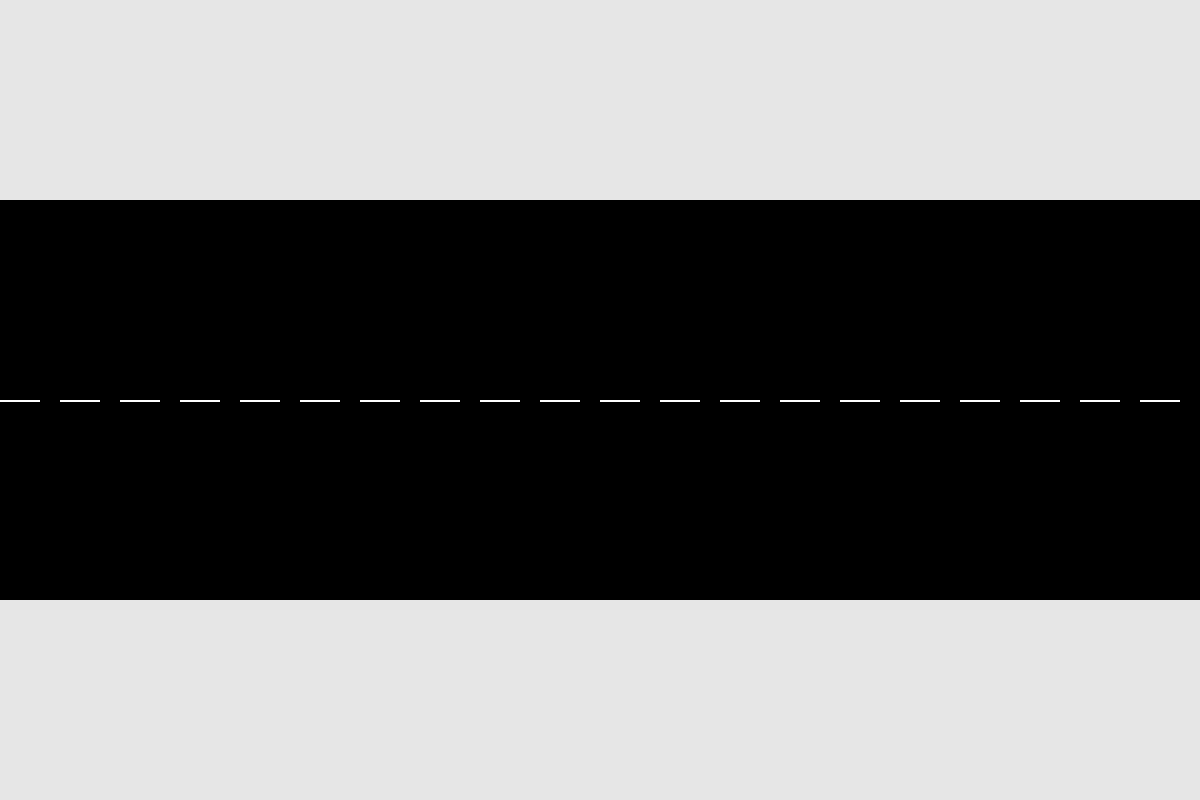
Frame 1 (no input)
Frame 60 (no input): identical to frame 1, image omitted
Frame 120 (the mouse pressed at the canvas centre since frame 60): identical to frame 1, image omitted

The p5.js sketch that drew this single still picture (run headless with seeded random() and noise() and a simulated clock; from frame 60 on, the mouse is pressed at the canvas centre):

// p5.js sketch
// ── sketch.js
// Objects Assignment: Cars
// Jennifer L
// October 20, 2026


async function setup() {
  createCanvas(1200, 800);
}

function draw() {
  background(230);
  drawRoad();
}

function drawRoad(){
  noStroke();
  fill("black");
  rect(0, 200, 1200, 400);

  //draw dividing lines
  let lineLength = 40;
  for (let x = 0; x < width; x += lineLength + 20){
    fill("white");
    noStroke;
    rect(x, 400, lineLength, 2);
  }
}

class Vehicle{
  constructor (x, y, carWidth, carLength){
    this.x = x;
    this.y = y;
    this.carWidth = carWidth;
    this.carLength = carLength;
  }
  display(){
    rect(this.x, this.y, this.carWidth, this.carLength); 
  }
}
